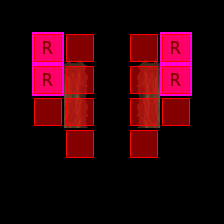

Below is a game level as drawn by its tile map, then a one-line description and the .tmx that defines it (tile-layer data replaced by summaries):
An orthogonal 7x7 tile map with 32x32 px tiles, 5 tile layers (Regions, Input_set, InputNot_set, Output_Ground, ...), 4 tilesets.

<map version="1.0" orientation="orthogonal" width="7" height="7" tilewidth="32" tileheight="32">
 <tileset firstgid="1" name="collision" tilewidth="32" tileheight="32">
  <image source="../../graphics/tiles/collision.png" width="64" height="32" />
 </tileset>
 <tileset firstgid="3" name="set" tilewidth="32" tileheight="32">
  <image source="../../graphics/tiles/set_cave.png" width="256" height="256" />
 </tileset>
 <tileset firstgid="67" name="set_rules" tilewidth="32" tileheight="32">
  <image source="../../graphics/tiles/set_rules.png" width="64" height="64" />
 </tileset>
 <tileset firstgid="71" name="cave" tilewidth="32" tileheight="32">
  <image source="../../graphics/tiles/cave.png" width="512" height="256" />
 </tileset>
 <layer name="Regions" width="7" height="7">
  <data>[49 cells, 16 non-empty, 1 distinct tile ids]</data>
 </layer>
 <layer name="Input_set" width="7" height="7">
  <data>[49 cells, 6 non-empty, 1 distinct tile ids]</data>
 </layer>
 <layer name="InputNot_set" width="7" height="7">
  <data>[49 cells, 2 non-empty, 1 distinct tile ids]</data>
 </layer>
 <layer name="Output_Ground" width="7" height="7">
  <data>[49 cells, 6 non-empty, 6 distinct tile ids]</data>
 </layer>
 <layer name="Output_Collision" width="7" height="7">
  <data>[49 cells, 14 non-empty, 1 distinct tile ids]</data>
 </layer>
</map>
